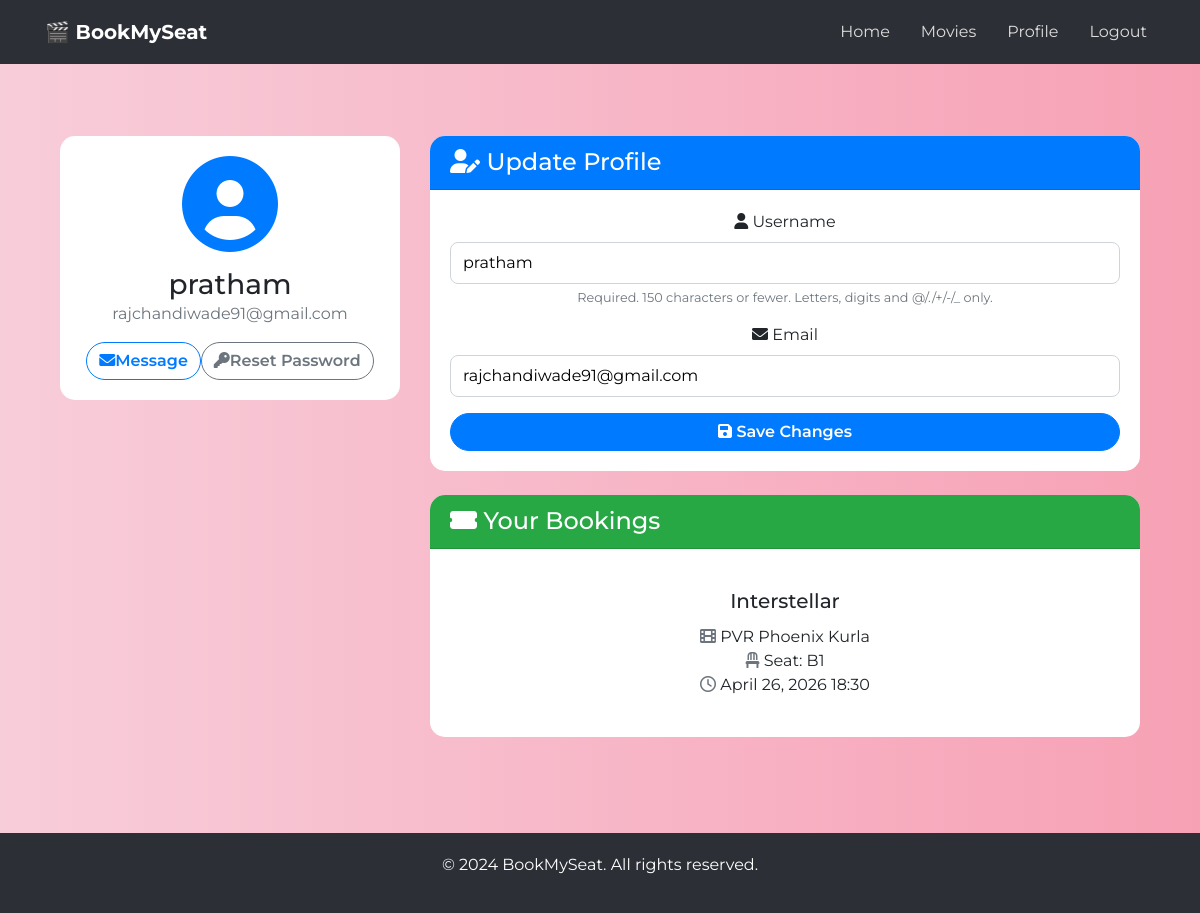
The page /users/profile/ (signed in) on the database its author committed.
### movies/models.py (models this page shows, shortened)
class Booking(models.Model):
    user = models.ForeignKey(User, on_delete=models.CASCADE)
    seat = models.OneToOneField(Seat, on_delete=models.CASCADE)
    movie = models.ForeignKey(Movie, on_delete=models.CASCADE)
    theater = models.ForeignKey(Theater, on_delete=models.CASCADE)
    booked_at = models.DateTimeField(auto_now_add=True)

class Movie(models.Model):
    name = models.CharField(max_length=255)
    genre = models.CharField(max_length=100, default="Unknown")
    language = models.CharField(max_length=100, default="Unknown")
    trailer_url = models.URLField(blank=True, null=True)
    image = models.ImageField(upload_to="movies/")
    rating = models.DecimalField(max_digits=3, decimal_places=1)
    cast = models.TextField()
    description = models.TextField(blank=True, null=True)

class Theater(models.Model):
    name = models.CharField(max_length=255)
    movie = models.ForeignKey(Movie, on_delete=models.CASCADE, related_name='theaters')
    time = models.DateTimeField()
    ticket_price = models.DecimalField(max_digits=6, decimal_places=2, default=200.00)

class Seat(models.Model):
    theater = models.ForeignKey(Theater, on_delete=models.CASCADE, related_name='seats')
    seat_number = models.CharField(max_length=10)
    is_booked = models.BooleanField(default=False)
    reserved_until = models.DateTimeField(null=True, blank=True)  # ✅ NEW

### users/views.py (the view)
# urls.py: path('profile/', profile, name='profile'),
@login_required
def profile(request):
    bookings = Booking.objects.filter(user=request.user)
    if request.method == 'POST':
        u_form = UserUpdateForm(request.POST, instance=request.user)
        if u_form.is_valid():
            u_form.save()
            return redirect('profile')
    else:
        u_form = UserUpdateForm(instance=request.user)
    return render(request, 'users/profile.html', {'u_form': u_form, 'bookings': bookings})

### users/forms.py
class UserUpdateForm(forms.ModelForm):
    email=forms.EmailField()
    class Meta:
        model=User
        fields=['username','email']

### bookmyseat/bookmyseat/templates/users/profile.html (shortened to what this page needs)
{% extends "users/basic.html" %}
{% block content %}
<div class="container py-5">
  <div class="row">
    <div class="col-lg-4 mb-4">
      <div class="card shadow premium-card text-center">
        <div class="card-body">
          <div class="mb-3">
            <i class="fas fa-user-circle fa-6x text-primary"></i>
          </div>
          <h3 class="card-title mb-0 fw-bold">{{ user.username }}</h3>
          <p class="text-muted mb-3">{{ user.email }}</p>
          <div class="d-flex justify-content-center">
            <a href="#" class="btn btn-outline-primary btn-premium me-2">
              <i class="fas fa-envelope me-2"></i>Message
            </a>
            <a href="{% url 'password_reset' %}" class="btn btn-outline-secondary btn-premium">
              <i class="fas fa-key me-2"></i>Reset Password
            </a>
          </div>
        </div>
      </div>
    </div>
    <div class="col-lg-8">
      <div class="card shadow premium-card mb-4">
        <div class="card-header bg-primary text-white rounded-top">
          <h4 class="mb-0 fw-bold"><i class="fas fa-user-edit me-2"></i> Update Profile</h4>
        </div>
        <div class="card-body">
          <form method="POST">
            {% for field in u_form %}
              <div class="mb-3">
                <label for="{{ field.id_for_label }}" class="form-label fw-semibold">
                  <i class="fas fa-{% if field.name == 'username' %}user{% elif field.name == 'email' %}envelope{% else %}info-circle{% endif %} me-2"></i>
                  {{ field.label }}
                </label>
                {{ field }}
                {% if field.help_text %}
                  <small class="form-text text-muted">{{ field.help_text }}</small>
                {% endif %}
              </div>
            {% endfor %}
            <button class="btn btn-primary w-100 btn-premium" type="submit">
              <i class="fas fa-save me-2"></i> Save Changes
            </button>
          </form>
        </div>
      </div>
      <div class="card shadow premium-card">
        <div class="card-header bg-success text-white rounded-top">
          <h4 class="mb-0 fw-bold"><i class="fas fa-ticket-alt me-2"></i> Your Bookings</h4>
        </div>
        <div class="card-body">
          {% if bookings %}
            <div class="row row-cols-1 row-cols-md-2 g-4">
              {% for booking in bookings %}
                <div class="col">
                  <div class="card h-100 border-0 shadow-sm premium-card">
                    <div class="card-body">
                      <h5 class="card-title fw-bold">{{ booking.movie.name }}</h5>
                      <p class="card-text">
                        <i class="fas fa-film me-2 text-muted"></i> {{ booking.theater.name }}<br>
                        <i class="fas fa-chair me-2 text-muted"></i> Seat: {{ booking.seat.seat_number }}<br>
                        <i class="far fa-clock me-2 text-muted"></i> {{ booking.booked_at|date:"F d, Y H:i" }}
                      </p>
                    </div>
                  </div>
                </div>
              {% endfor %}
            </div>
          {% else %}
            <div class="text-center py-5">
              <i class="fas fa-ticket-alt fa-4x text-muted mb-3"></i>
              <p class="lead mb-0">No bookings yet. Time to plan your next movie night!</p>
            </div>
          {% endif %}
        </div>
      </div>
    </div>
  </div>
</div>
<link rel="stylesheet" href="https://cdnjs.cloudflare.com/ajax/libs/font-awesome/6.0.0-beta3/css/all.min.css">
{% endblock %}

### bookmyseat/bookmyseat/templates/users/basic.html (style rules this page uses)
body { font-family: "Poppins", sans-serif; background: linear-gradient(to right, #f8cdda, #f7a1b5); min-height: 100vh; }
.card { border: none; border-radius: 20px; overflow: hidden; transition: transform 0.3s ease, box-shadow 0.3s ease; }
.card-body { text-align: center; }

### bookmyseat/bookmyseat/templates/users/profile.html (style rules this page uses)
body { background-color: #f8f9fa; font-family: 'Montserrat', sans-serif; }
.premium-card { border-radius: 15px; border: none; transition: transform 0.3s ease-in-out; }
.card-header { border-top-left-radius: 15px; border-top-right-radius: 15px; }
.btn-premium { border-radius: 30px; font-weight: 600; transition: all 0.3s ease; }
form input, form select, form textarea { display: block; width: 100%; padding: 0.5rem 0.75rem; font-size: 1rem; border: 1px solid #ced4da; border-radius: 0.5rem; transition: border-color 0.15s ease-in-out, box-shadow 0.15s ease-in-out; }

### rows shown on the page
Booking: movie.name "Interstellar", theater.name "PVR Phoenix Kurla", seat.seat_number "B1", booked_at "April 26, 2026 18:30"

### other values the page prints
{{ user.username }} "pratham"
{{ user.email }} "rajchandiwade91@gmail.com"
{{ field.label }} "Username" "Email"
{{ field.help_text }} "Required. 150 characters or fewer. Letters, digits and @/./+/-/_ only."
